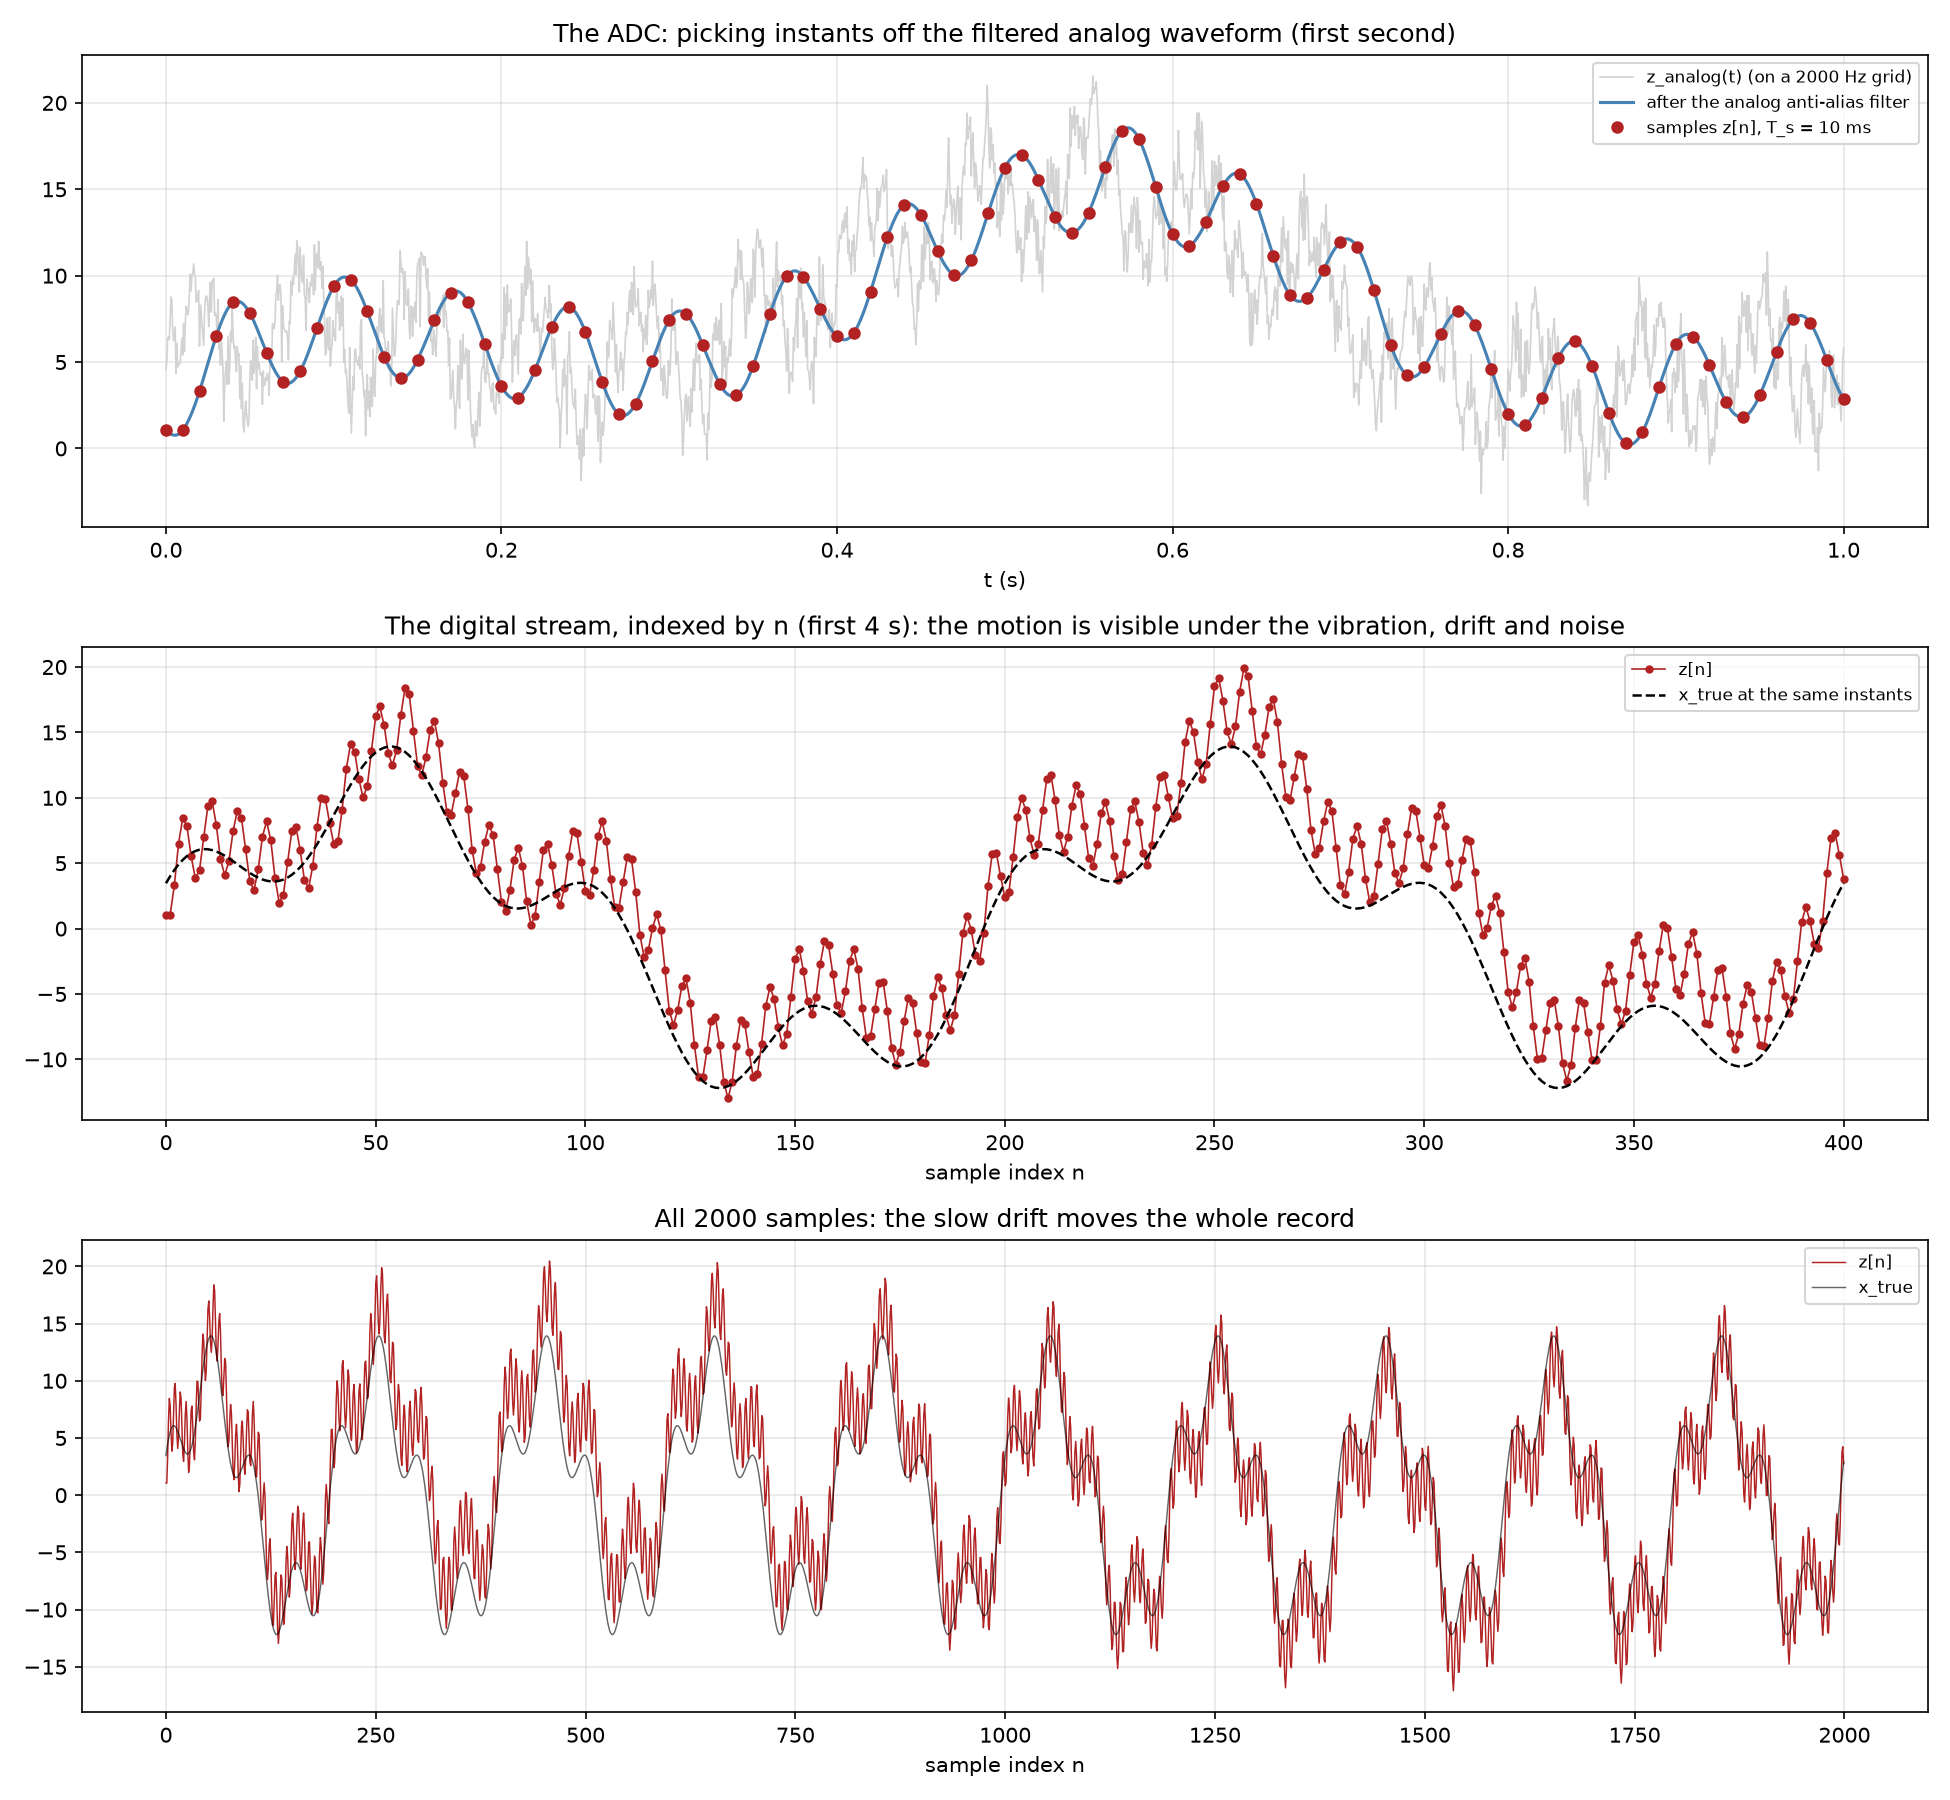

Recreate this plot in Python.
"""Stage 5: sample.  z_analog(t) -> anti-alias filter -> ADC -> z[n].

acquire() is reused by later stages so every stage works from the same digital stream.
"""

import os

import matplotlib.pyplot as plt
import numpy as np

import project_signal as P
import stage4_antialias as S4

OUT_DIR = os.path.dirname(os.path.abspath(__file__))
FS = S4.FS                              # sampling rate (Hz), decided in Stage 4
TS = 1.0 / FS                           # sampling period (s)
F_DESIRED_BANDWIDTH = S4.F_USE          # design useful band (Hz)
F_HIGHEST_DISTURBANCE = P.F_H           # highest tonal analog disturbance (Hz)
F_ANTIALIAS = S4.FC                     # anti-alias corner (Hz)


def acquire(seed=0):
    """Run the analog front end and the ADC. Returns the digital stream and its metadata."""
    c = P.build_analog(seed=seed)
    factor = P.FS_ANALOG // FS
    z_filtered = S4.analog_filter(c["z_analog"])
    z_n = z_filtered[::factor]                       # the ADC: keep every `factor`-th instant
    z_raw = c["z_analog"][::factor]                  # the same instants WITHOUT the anti-alias filter
    return {
        "z_n": z_n, "z_raw_n": z_raw, "x_true_n": c["x_true"][::factor], "t_n": c["t"][::factor],
        "n": np.arange(len(z_n)), "fs": FS, "Ts": TS, "components": c,
    }


if __name__ == "__main__":
    a = acquire()
    z_n, t_n = a["z_n"], a["t_n"]
    nyquist = FS / 2

    print("ACQUISITION ASSUMPTIONS")
    print(f"  Sampling rate:                       {FS:g} Hz")
    print(f"  Sampling period T_s = 1/f_s:         {TS * 1e3:g} ms")
    print(f"  Nyquist frequency:                   {nyquist:g} Hz")
    print(f"  Desired signal bandwidth:            {F_DESIRED_BANDWIDTH:g} Hz (design); the motion itself tops out at {P.F2:g} Hz")
    print(f"  Highest analog disturbance frequency: {F_HIGHEST_DISTURBANCE:g} Hz (interference); broadband noise extends to {P.FS_ANALOG // 2} Hz")
    print(f"  Anti-alias cutoff:                   {F_ANTIALIAS:g} Hz ({S4.ORDER}th-order Butterworth, analog-like, applied before the ADC)")

    print("\nCONSISTENCY CHECKS")
    checks = [
        (f"Nyquist ({nyquist:g}) > 2 x desired bandwidth ({2 * F_DESIRED_BANDWIDTH:g})", nyquist > 2 * F_DESIRED_BANDWIDTH),
        (f"desired bandwidth ({F_DESIRED_BANDWIDTH:g}) < anti-alias cutoff ({F_ANTIALIAS:g}) < Nyquist ({nyquist:g})", F_DESIRED_BANDWIDTH < F_ANTIALIAS < nyquist),
        (f"disturbance ({F_HIGHEST_DISTURBANCE:g} Hz) is above Nyquist, so it needs the analog filter", F_HIGHEST_DISTURBANCE > nyquist),
        (f"anti-alias filter attenuates the disturbance by {abs(S4.db(float(S4.gain(F_HIGHEST_DISTURBANCE)))):.0f} dB (>= 40 dB)", S4.db(float(S4.gain(F_HIGHEST_DISTURBANCE))) <= -40),
        (f"anti-alias filter loses < 0.1 dB at the desired bandwidth ({abs(S4.db(float(S4.gain(F_DESIRED_BANDWIDTH)))):.5f} dB)", abs(S4.db(float(S4.gain(F_DESIRED_BANDWIDTH)))) < 0.1),
        (f"record holds a whole number of every tone's periods ({P.DURATION:g} s x each f is an integer)",
         all(abs(P.DURATION * f - round(P.DURATION * f)) < 1e-9 for f in (P.F1, P.F2, P.F_V, P.F_B, P.F_H))),
    ]
    for text, ok in checks:
        print(f"  [{'PASS' if ok else 'FAIL'}] {text}")

    print("\nTHE DIGITAL STREAM z[n]")
    print(f"  samples: {len(z_n)}   duration: {len(z_n) * TS:g} s   dtype {z_n.dtype}")
    print(f"  z[n] range: {z_n.min():.2f} to {z_n.max():.2f}   mean {z_n.mean():.3f} (true bias {P.B0:g})   std {z_n.std():.3f}")
    print(f"  first samples: {np.array2string(z_n[:6], precision=3)}")
    print(f"  samples per cycle: {FS / P.F1:g} at 0.5 Hz, {FS / P.F2:g} at 2 Hz, {FS / P.F_V:g} at 15 Hz")
    print(f"  data rate: {len(z_n) / P.DURATION:g} samples/s vs {P.FS_ANALOG} for the analog grid ({P.FS_ANALOG // FS}x fewer)")

    fig, axes = plt.subplots(3, 1, figsize=(13, 12))
    c = a["components"]
    show = c["t"] <= 1.0
    axes[0].plot(c["t"][show], c["z_analog"][show], color="lightgray", linewidth=0.8, label=f"z_analog(t) (on a {P.FS_ANALOG} Hz grid)")
    zf = S4.analog_filter(c["z_analog"])
    axes[0].plot(c["t"][show], zf[show], color="steelblue", linewidth=1.5, label="after the analog anti-alias filter")
    m = t_n <= 1.0
    axes[0].plot(t_n[m], z_n[m], "o", color="firebrick", markersize=5, label=f"samples z[n], T_s = {TS * 1e3:g} ms")
    axes[0].set_title("The ADC: picking instants off the filtered analog waveform (first second)")
    axes[0].set_xlabel("t (s)")
    axes[0].legend(fontsize=8, loc="upper right")

    m = t_n <= 4.0
    axes[1].plot(a["n"][m], z_n[m], "o-", color="firebrick", markersize=3, linewidth=0.8, label="z[n]")
    axes[1].plot(a["n"][m], a["x_true_n"][m], "k--", linewidth=1.2, label="x_true at the same instants")
    axes[1].set_title("The digital stream, indexed by n (first 4 s): the motion is visible under the vibration, drift and noise")
    axes[1].set_xlabel("sample index n")
    axes[1].legend(fontsize=8, loc="upper right")

    axes[2].plot(a["n"], z_n, color="firebrick", linewidth=0.7, label="z[n]")
    axes[2].plot(a["n"], a["x_true_n"], "k", linewidth=0.7, alpha=0.6, label="x_true")
    axes[2].set_title(f"All {len(z_n)} samples: the slow drift moves the whole record")
    axes[2].set_xlabel("sample index n")
    axes[2].legend(fontsize=8, loc="upper right")
    for ax in axes:
        ax.grid(alpha=0.3)
    fig.tight_layout()
    fig.savefig(os.path.join(OUT_DIR, "stage5_sample.png"), dpi=150)
    print("\nSaved stage5_sample.png")

    print(
        f"""
What this means
---------------
z[n] is now all the rest of the project has to work with: {len(z_n)} numbers spaced
T_s = {TS * 1e3:g} ms apart. Everything the analog world contained above {nyquist:g} Hz was either
removed before this point (by the {F_ANTIALIAS:g} Hz filter) or would have been folded into it
irreversibly. The printed assumptions are the contract for everything downstream:
  - the sampling rate ({FS:g} Hz) and its Nyquist limit ({nyquist:g} Hz) set the largest
    frequency the stream can represent,
  - the desired bandwidth ({F_DESIRED_BANDWIDTH:g} Hz) and the anti-alias cutoff ({F_ANTIALIAS:g} Hz) say what
    was meant to survive the front end,
  - the highest disturbance ({F_HIGHEST_DISTURBANCE:g} Hz) is what the analog filter had to defeat.
The checks are not decoration: if any of them fails, the later spectral analysis
would be measuring an artifact of the acquisition, not the signal."""
    )
